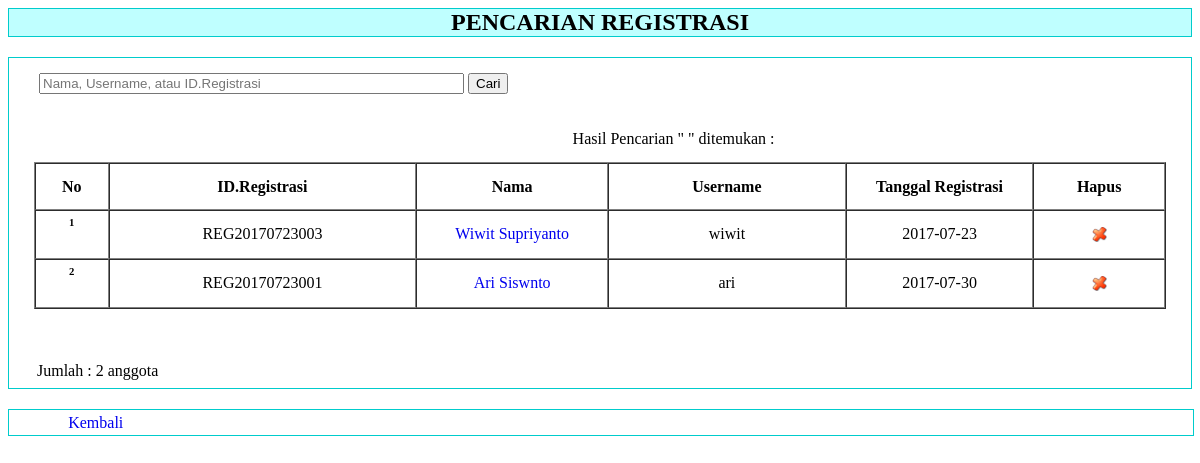
Screenshot of /admin/reg_cari.php with the database file from the repository.
### tables this page shows
CREATE TABLE IF NOT EXISTS `tb_registrasi` (
  `id_registrasi` varchar(14) NOT NULL,
  `nama` varchar(50) NOT NULL,
  `username` varchar(20) NOT NULL,
  `password` varchar(20) NOT NULL,
  `tempat` varchar(20) NOT NULL,
  `tgl_lahir` date NOT NULL,
  `no_telepon` varchar(20) NOT NULL,
  `tgl_registrasi` date NOT NULL,
  `kelamin` enum('L','P') NOT NULL,
  PRIMARY KEY (`id_registrasi`),
  UNIQUE KEY `username` (`username`)
);

### admin/reg_cari.php (the view, shortened to what this page needs)
<link rel="stylesheet" type="text/css" href="../artikelcss.css">
<div id="judul">PENCARIAN REGISTRASI</div>
<div id="tabel">
<div align="left">
  <table width="100%" height="94" align="center" cellspacing="0" cellpadding="5" border="0">
    <thead align="center">
      <tr>
        <td colspan="2"><form action="?page=user_cari" method="post">
          <div align="left"><strong><a style="text-decoration: none; color: #000;" href="?page=buku_input"  ></a></strong>
            <input type="text" name="cari" size="50" placeholder="Nama, Username, atau ID.Registrasi" required="required"/>
            <input type="submit" name="button" id="submit" value="Cari" />
            </div>
        </form></td>
        <td height="47">&nbsp;</td>
      </tr>
      <tr>
        <td width="28%">&nbsp;</td>
        <td width="57%">Hasil Pencarian &quot; <?php echo $_POST['cari'] ;?> &quot; ditemukan :</td>
        <td width="15%" height="47">&nbsp;</td>
        </tr>
      </thead>
  </table>
</div>
<table width="100%" height="85" align="center" cellspacing="0" cellpadding="5" border="1">
  <thead align="center">
    <tr>
      <td width="10" height="47"><strong>No</strong></td>
      <td width="90"><strong>ID.Registrasi</strong></td>
      <td width="50"><strong>Nama</strong></td>
      <td width="90"><strong>Username</strong></td>
      <td width="10"><strong>Tanggal Registrasi</strong></td>
      <td width="10"><strong>Hapus</strong></td>
    </tr>
  </thead>
          <?php
		   		$cari = $_POST['cari'];
				$query = "SELECT * FROM tb_registrasi where nama like '%$cari%' OR username like '%$cari%' OR id_registrasi like '%$cari%'";
				$sql = mysql_query($query);
				$total = mysql_num_rows($sql);
				$no = 1;
				while ($data=mysql_fetch_array($sql)) {
			?>
  <tbody align="center">
    <tr>
      <td height="36"><h6><?php echo $no; ?></h6></td>
      <td><?php echo $data['id_registrasi']; ?></td>
      <td><a style="text-decoration: none;" href="?page=reg_detail&amp;id_registrasi=<?php echo $data['id_registrasi']; ?>"> <?php echo $data['nama']; ?></a></td>
      <td><?php echo $data['username']; ?></td>
      <td><?php echo $data['tgl_registrasi']; ?></td>
      <td><a href="?page=reg_hapus&amp;id_registrasi=<?php echo $data['id_registrasi']; ?>" onclick="return confirm('Anda yakin ingin menghapus data registrasi <?php echo $data['nama']; ?> ?')"><img src="../images/hapus.png" alt=""/ width="15px" height="15px" /></a></td>
    </tr>
    <?php $no++; } ?>
  </tbody>
</table>
<p>&nbsp;</p>
<table width="100%" style="border:0px solid #9cc;">
  <tr>
    <td width="50%">Jumlah : <?php echo $total; ?> anggota</td>
  </tr>
</table>
</div>
<div id="back"> <a style="text-decoration: none"; href="index.php?page=user_data">Kembali</a> </div>

### artikelcss.css (style rules this page uses)
#tabel { height: auto; width: auto; border: 1px solid #0CC; padding: 10px 25px 5px; text-align: left; }
#judul { border: 1px solid #0cc; text-align: center; font-weight: bold; font-size: 24px; margin-bottom: 20px; background-color: #BFFFFF; }
#back { height: 25px; width: 95%; margin-top: 20px; border: 1px solid #0cc; padding-left: 5%; line-height: 25px; }

### rows the page displays
tb_registrasi: id_registrasi "REG20170723003", nama "Wiwit Supriyanto", username "wiwit", tgl_registrasi "2017-07-23"
tb_registrasi: id_registrasi "REG20170723001", nama "Ari Siswnto", username "ari", tgl_registrasi "2017-07-30"

### other values shown
$total "2"
